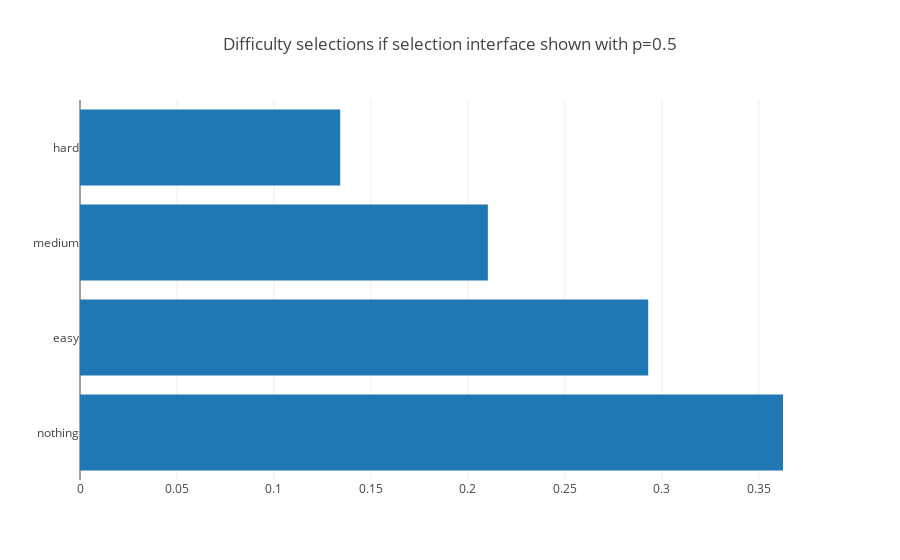

Notebook source saved alongside this figure:
### Code cell
plotdict(get_choose_difficulty_counts_for_user_list_user_normalized(frequency_of_choose_difficulty_to_users['0.5']), 'Difficulty selections if selection interface shown with p=0.5')

### Figure 1 — Plotly figure (JSON) as saved in the notebook; plotly's stock layout.template omitted (floating-point values rounded to 4 significant figures)
{"data": [{"orientation": "h", "type": "bar", "uid": "ce8c9050-098f-40f2-9460-a7c49e72ee7c", "x": [0.3625, 0.293, 0.2103, 0.1342], "y": ["nothing", "easy", "medium", "hard"]}], "layout": {"title": {"text": "Difficulty selections if selection interface shown with p=0.5"}}}
